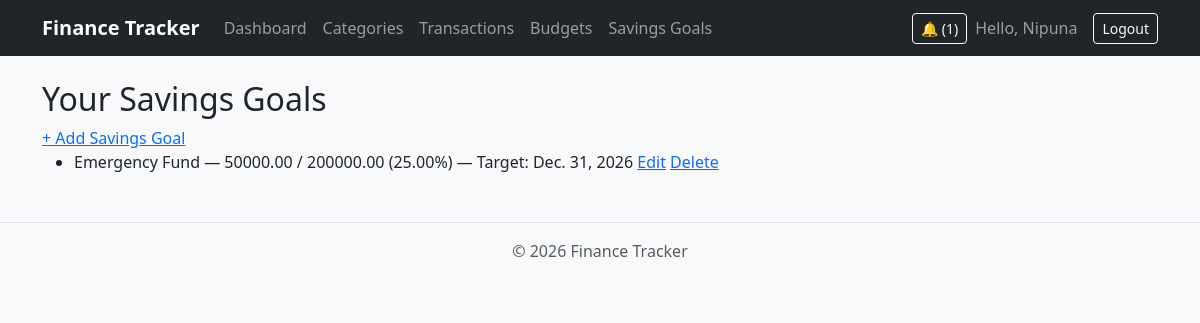
Page /savingsgoals/ (signed in) on the committed database.
### tracker/models.py (models this page shows, shortened)
class SavingsGoal(models.Model):
    user = models.ForeignKey(User, on_delete=models.CASCADE)
    name = models.CharField(max_length=100)
    target_amount = models.DecimalField(max_digits=10, decimal_places=2)
    current_amount = models.DecimalField(max_digits=10, decimal_places=2, default=0)
    start_date = models.DateField()
    target_date = models.DateField()
    def progress_percentage(self):
        if self.target_amount > 0:
            return (Decimal(self.current_amount) / Decimal(self.target_amount)) * 100
        return Decimal('0')

### tracker/views.py (the view)
# urls.py: path('savingsgoals/', views.savingsgoal_list, name='savingsgoal_list'),
@login_required
def savingsgoal_list(request):
    goals = SavingsGoal.objects.filter(user=request.user)
    return render(request, 'tracker/savingsgoal_list.html', {'goals': goals})

### tracker/context_processors.py (called while the page is built)
def unread_notifications(request):
    if request.user.is_authenticated:
        return {'unread_count': Notification.objects.filter(user=request.user, is_read=False).count()}
    return {}

### tracker/templates/tracker/savingsgoal_list.html (shortened to what this page needs)
{% extends "tracker/base.html" %}
{% block content %}
<h2>Your Savings Goals</h2>
<a href="{% url 'savingsgoal_create' %}">+ Add Savings Goal</a>
<ul>
    {% for goal in goals %}
        <li>
            {{ goal.name }} — {{ goal.current_amount }} / {{ goal.target_amount }}
            ({{ goal.progress_percentage }}%) — Target: {{ goal.target_date }}
            <a href="{% url 'savingsgoal_update' goal.pk %}">Edit</a>
            <a href="{% url 'savingsgoal_delete' goal.pk %}">Delete</a>
        </li>
    {% endfor %}
</ul>
{% endblock %}

### tracker/templates/tracker/base.html (shortened to what this page needs)
{% load static %}
<!DOCTYPE html>
<html lang="en">
<head>
    <link href="https://cdn.jsdelivr.net/npm/bootstrap@5.3.8/dist/css/bootstrap.min.css" rel="stylesheet">
    <link rel="stylesheet" href="{% static 'tracker/css/custom.css' %}">
</head>
<body>
    <nav class="navbar navbar-expand-lg navbar-dark bg-dark">
        <div class="container">
            <a class="navbar-brand" href="{% url 'dashboard' %}">Finance Tracker</a>
            <div class="collapse navbar-collapse" id="navbarNav">
                {% if user.is_authenticated %}
                <ul class="navbar-nav me-auto">
                    <li class="nav-item"><a class="nav-link" href="{% url 'dashboard' %}">Dashboard</a></li>
                    <li class="nav-item"><a class="nav-link" href="{% url 'category_list' %}">Categories</a></li>
                    <li class="nav-item"><a class="nav-link" href="{% url 'transaction_list' %}">Transactions</a></li>
                    <li class="nav-item"><a class="nav-link" href="{% url 'budget_list' %}">Budgets</a></li>
                    <li class="nav-item"><a class="nav-link" href="{% url 'savingsgoal_list' %}">Savings Goals</a></li>
                </ul>
                <a href="{% url 'notification_list' %}" class="btn btn-outline-light btn-sm me-2">
                    🔔 {% if unread_count %}({{ unread_count }}){% endif %}
                </a>
                <span class="navbar-text me-3">Hello, {{ user.username }}</span>
                <form method="post" action="{% url 'logout' %}" class="d-flex">
                    <button type="submit" class="btn btn-outline-light btn-sm">Logout</button>
                </form>
                {% else %}
                <a href="{% url 'login' %}" class="btn btn-outline-light ms-auto">Login</a>
                <a href="{% url 'register' %}" class="btn btn-light">Register</a>
                {% endif %}
            </div>
        </div>
    </nav>
    <main class="container my-4">
        {% block content %}
        {% endblock %}
    </main>
    <footer class="text-center text-muted py-3 mt-5 border-top">
        <p>&copy; 2026 Finance Tracker</p>
    </footer>
</body>
</html>

### tracker/static/tracker/css/custom.css (style rules this page uses)
body { background-color: #f8f9fa; }
.navbar-brand { font-weight: 600; }

### rows in the picture
SavingsGoal: name "Emergency Fund", current_amount "50000.00", target_amount "200000.00", progress_percentage "25.00", target_date "Dec. 31, 2026"

### other values in the picture
{{ unread_count }} "1"
{{ user.username }} "Nipuna"
